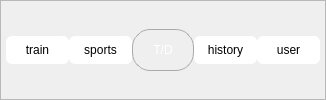
        <widget class="QFrame" name="frame_3">
         <property name="sizePolicy">
          <sizepolicy hsizetype="Preferred" vsizetype="Preferred">
           <horstretch>0</horstretch>
           <verstretch>0</verstretch>
          </sizepolicy>
         </property>
         <property name="styleSheet">
          <string notr="true">

QToolButton {
    font: 9pt &quot;微软雅黑&quot;;
    border-radius: 6px; /* 轻微圆角 */
    background-color: white; /* 纯白背景 */
    color: black; /* 黑色文字 */
    min-width: 60px;
    min-height: 25px;

}

QToolButton:hover {
    background-color: #f0f0f0; /* 浅灰色悬浮效果 */
    margin-top: 2px; /* 轻微下移，增加按压感 */
}

QToolButton:pressed {
    background-color: #e0e0e0; /* 按下时变深灰 */
    margin-top: 1px; /* 按下时轻微上移 */
}

QToolButton:disabled {
    background-color: #f8f8f8;
    color: gray;
    border-color: #ddd;
}


/* 选中时：字体变蓝 + 发光 */
QToolButton:checked {
    background-color: white;
    color: #0078D7; /* 选中后字体变蓝 */
    font-weight: bold; /* 加粗 */
    text-shadow: 0px 0px 5px #4da6ff; /* 轻微发光效果 */
}

</string>
         </property>
         <property name="inputMethodHints">
          <set>Qt::InputMethodHint::ImhNone</set>
         </property>
         <property name="frameShape">
          <enum>QFrame::Shape::StyledPanel</enum>
         </property>
         <property name="frameShadow">
          <enum>QFrame::Shadow::Raised</enum>
         </property>
         <layout class="QHBoxLayout" name="horizontalLayout">
          <property name="spacing">
           <number>0</number>
          </property>
          <property name="leftMargin">
           <number>5</number>
          </property>
          <property name="topMargin">
           <number>0</number>
          </property>
          <property name="rightMargin">
           <number>5</number>
          </property>
          <property name="bottomMargin">
           <number>0</number>
          </property>
          <item>
           <widget class="QToolButton" name="button_train">
            <property name="sizePolicy">
             <sizepolicy hsizetype="Minimum" vsizetype="Fixed">
              <horstretch>0</horstretch>
              <verstretch>0</verstretch>
             </sizepolicy>
            </property>
            <property name="minimumSize">
             <size>
              <width>60</width>
              <height>25</height>
             </size>
            </property>
            <property name="text">
             <string>train</string>
            </property>
            <property name="icon">
             <iconset resource="../res.qrc">
              <normaloff>:/icons/icon/xunlianjihua.png</normaloff>
              <normalon>:/icons/icon/xunlianjihua.png</normalon>:/icons/icon/xunlianjihua.png</iconset>
            </property>
            <property name="iconSize">
             <size>
              <width>16</width>
              <height>16</height>
             </size>
            </property>
            <property name="checkable">
             <bool>true</bool>
            </property>
            <property name="checked">
             <bool>false</bool>
            </property>
            <property name="toolButtonStyle">
             <enum>Qt::ToolButtonStyle::ToolButtonTextUnderIcon</enum>
            </property>
           </widget>
          </item>
          <item>
           <widget class="QToolButton" name="button_sports">
            <property name="sizePolicy">
             <sizepolicy hsizetype="Minimum" vsizetype="Fixed">
              <horstretch>0</horstretch>
              <verstretch>0</verstretch>
             </sizepolicy>
            </property>
            <property name="text">
             <string>sports</string>
            </property>
            <property name="icon">
             <iconset resource="../res.qrc">
              <normaloff>:/icons/icon/dongzuo.png</normaloff>
              <normalon>:/icons/icon/dongzuo.png</normalon>:/icons/icon/dongzuo.png</iconset>
            </property>
            <property name="checkable">
             <bool>true</bool>
            </property>
            <property name="toolButtonStyle">
             <enum>Qt::ToolButtonStyle::ToolButtonTextUnderIcon</enum>
            </property>
           </widget>
          </item>
          <item>
           <widget class="QPushButton" name="button_TrainAndDiet">
            <property name="sizePolicy">
             <sizepolicy hsizetype="Minimum" vsizetype="Fixed">
              <horstretch>0</horstretch>
              <verstretch>0</verstretch>
             </sizepolicy>
            </property>
            <property name="minimumSize">
             <size>
              <width>62</width>
              <height>42</height>
             </size>
            </property>
            <property name="maximumSize">
             <size>
              <width>16777215</width>
              <height>16777215</height>
             </size>
            </property>
            <property name="styleSheet">
             <string notr="true">QPushButton {
    font: 700 16pt &quot;微软雅黑&quot;;
    border: 1px solid #aaa;
    border-radius: 18px;

    background-color: qlineargradient(
        spread:pad, x1:0, y1:0, x2:1, y2:1,
        stop:0 rgba(123, 203, 255, 230),
        stop:1 rgba(185, 159, 255, 220)
    );
    color: white;
    min-width: 60px;
    min-height: 40px;

    box-shadow: 0px 2px 6px rgba(0, 0, 0, 0.35);
    outline: none;
    transition: all 0.3s ease;
}

QPushButton:hover {
    background-color: qlineargradient(
        spread:pad, x1:0, y1:0, x2:1, y2:1,
        stop:0 rgba(105, 180, 255, 255),
        stop:1 rgba(170, 140, 255, 235)
    );
    padding-bottom: 2px;
    box-shadow: 0px 4px 12px rgba(0, 0, 0, 0.25);
}

QPushButton:pressed {
    background-color: qlineargradient(
        spread:pad, x1:0, y1:0, x2:1, y2:1,
        stop:0 rgba(85, 160, 235, 255),
        stop:1 rgba(150, 120, 240, 240)
    );
    padding-bottom: 1px;
    box-shadow: 0px 1px 3px rgba(0, 0, 0, 0.15);
}

QPushButton:disabled {
    background: qlineargradient(
        spread:pad, x1:0, y1:0, x2:1, y2:1,
        stop:0 #e0e0e0, stop:1 #f0f0f0
    );
    color: #999;
    border-color: #ccc;
    box-shadow: none;
}
</string>
            </property>
            <property name="text">
             <string>T/D</string>
            </property>
           </widget>
          </item>
          <item>
           <widget class="QToolButton" name="button_history">
            <property name="sizePolicy">
             <sizepolicy hsizetype="Minimum" vsizetype="Fixed">
              <horstretch>0</horstretch>
              <verstretch>0</verstretch>
             </sizepolicy>
            </property>
            <property name="text">
             <string>history</string>
            </property>
            <property name="icon">
             <iconset resource="../res.qrc">
              <normaloff>:/icons/icon/os-icon-history.png</normaloff>
              <normalon>:/icons/icon/os-icon-history.png</normalon>:/icons/icon/os-icon-history.png</iconset>
            </property>
            <property name="checkable">
             <bool>true</bool>
            </property>
            <property name="toolButtonStyle">
             <enum>Qt::ToolButtonStyle::ToolButtonTextUnderIcon</enum>
            </property>
           </widget>
          </item>
          <item>
           <widget class="QToolButton" name="button_user">
            <property name="sizePolicy">
             <sizepolicy hsizetype="Minimum" vsizetype="Fixed">
              <horstretch>0</horstretch>
              <verstretch>0</verstretch>
             </sizepolicy>
            </property>
            <property name="text">
             <string>user</string>
            </property>
            <property name="icon">
             <iconset resource="../res.qrc">
              <normaloff>:/icons/icon/user-circle-single--circle-geometric-human-person-.png</normaloff>
              <normalon>:/icons/icon/user-circle-single--circle-geometric-human-person-.png</normalon>:/icons/icon/user-circle-single--circle-geometric-human-person-.png</iconset>
            </property>
            <property name="checkable">
             <bool>true</bool>
            </property>
            <property name="toolButtonStyle">
             <enum>Qt::ToolButtonStyle::ToolButtonTextUnderIcon</enum>
            </property>
           </widget>
          </item>
         </layout>
        </widget>
